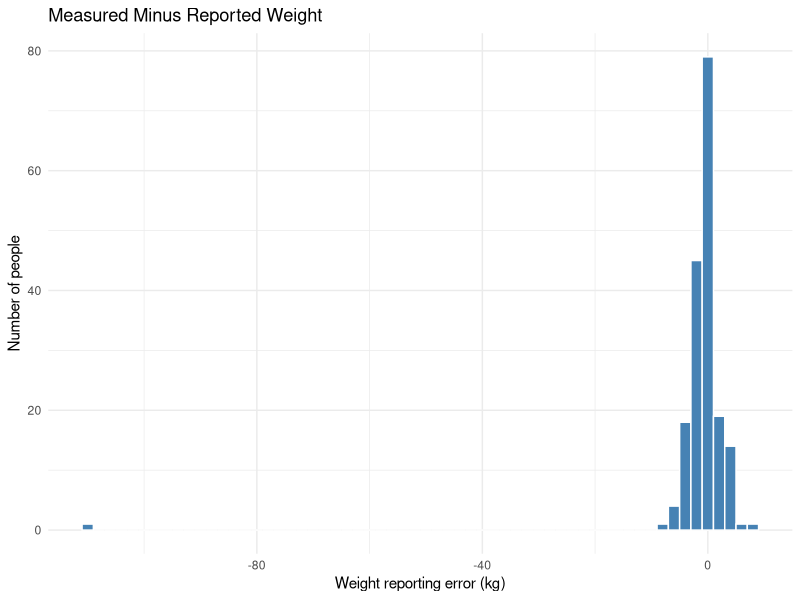

Write R code to recreate this figure.
## ---- chunk 1
#| include: false
knitr::opts_knit$set(root.dir = normalizePath("../../../.."))
library(dplyr)
library(ggplot2)
library(readr)
## ---- chunk 2
davis <- read_csv("data/real/davis_height_weight.csv", show_col_types = FALSE)

davis |>
  filter(!is.na(weight_reporting_error_kg)) |>
  summarize(
    n = n(),
    mean_error = mean(weight_reporting_error_kg),
    median_error = median(weight_reporting_error_kg),
    min_error = min(weight_reporting_error_kg),
    max_error = max(weight_reporting_error_kg),
    iqr_error = IQR(weight_reporting_error_kg)
  )

ggplot(davis, aes(x = weight_reporting_error_kg)) +
  geom_histogram(binwidth = 2, fill = "steelblue", color = "white") +
  labs(
    title = "Measured Minus Reported Weight",
    x = "Weight reporting error (kg)",
    y = "Number of people"
  ) +
  theme_minimal()
